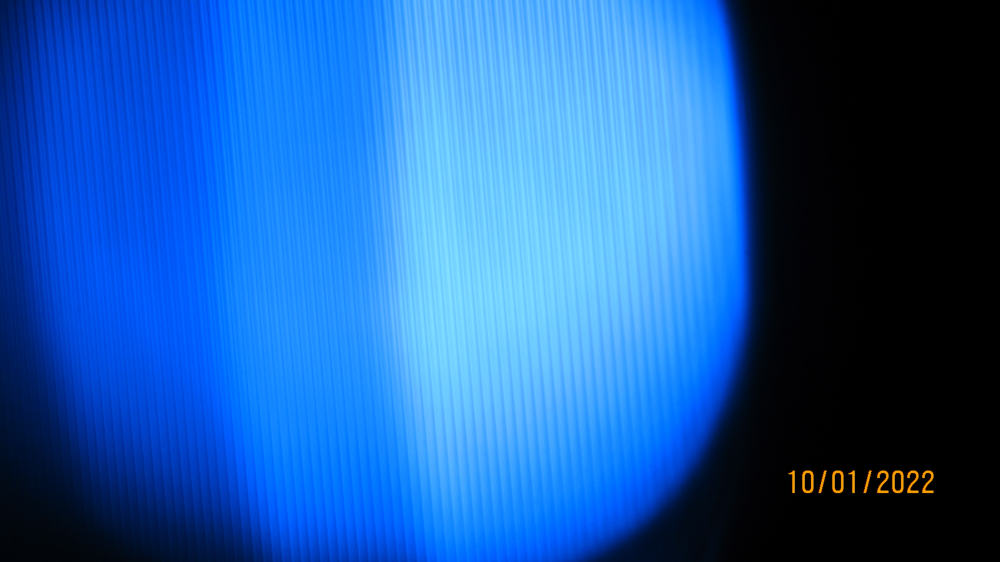
#> input picture Zeemann Effekt/daten/Bilder2/blau mit magnet 0 (2).JPG, 4000 x 2248 px (shown at 1/4 size); its folder holds 4 pictures in this run
$ python Bildbearbeitung.py
#> lines starting #> are read from the running program, lines starting #| are printed output that depends on the picture
# -*- coding: utf-8 -*-
"""
Created on Wed Jan 19 17:59:50 2022

@author: janga
"""

from PIL import Image
import numpy as np
import matplotlib.pyplot as plt
import os
X=[0]

dateiname1='blau mit magnet 0 (2)'
dateiname2='blau mit magnet 90 (2)'
dateiname3='blau ohne magnet 0 (2)'
dateiname4='blau ohne magnet 90 (2)'
dateiname5='rot mit magnet 0 (2)'
dateiname6='rot mit magnet 90 (2)'
dateiname7='rot ohne magnet 0 (2)'
dateiname8='rot ohne magnet 90 (2)'

def listeneintrag(Nummer,Breite,Helligkeit,speichern):
    anfang='{$$'
    mitte='$$}&{$$'
    ende='$$}\\'
    ende2='\\'
    tuple1=anfang+ str(Nummer) + mitte + str(Breite) + mitte + str(Helligkeit) + ende +ende2
    datei2=open(speichern,'a') # öffne die datei im append modus ...
    datei2.write(str(tuple1))
    datei2.write("\n")#springe in die nächste zeile
    datei2.close() # schließe die datei

def linienvermessung(dateiname,helligkeit):
#> called with dateiname = 'blau mit magnet 0 (2)', helligkeit = 180
    anfang='{$$'
    mitte='$$}&{$$'
    ende='$$}\\'
    ende2='\\'
    durchschnitt='\diameter'
    pm='\pm'
    dateityp='.JPG'
    datei=dateiname+dateityp
    pfad1='daten/Bilder2/'
    pfad2='daten/bearbeitet/'
    suchpfad=pfad1+datei
    sl='/'
    pdf='.pdf'
    speicherpfad=pfad2 + dateiname
    speicherpfadII='content/grafiken'
    plot=sl+dateiname+pdf
    tex='/Daten.tex'
    if not os.path.exists(speicherpfad):
        os.makedirs(speicherpfad)
    if os.path.isfile(speicherpfad+tex)==True:
        os.remove(speicherpfad+tex)
    datei2=open(speicherpfad+tex,'a') # öffne die datei im append modus ...
    datei2.write("\\begin{table}[t]")
    datei2.write("\n")#springe in die nächste zeile
    datei2.write("\centering")
    datei2.write("\n")#springe in die nächste zeile
    datei2.write("\caption{Daten aus:"+dateiname+".}")
    datei2.write("\n")#springe in die nächste zeile
    datei2.write("\label{tab:"+dateiname+"}")
    datei2.write("\n")#springe in die nächste zeile
    datei2.write("\sisetup{table-format=1.2}")
    datei2.write("\n")#springe in die nächste zeile
    datei2.write("\\begin{tabular}{S[table-format=3.2] S S S [table-format=3.2]}")
    datei2.write("\n")#springe in die nächste zeile
    datei2.write("\\toprule")
    datei2.write("\n")#springe in die nächste zeile
    datei2.write("{Linie Nr.} & {Breite/[$\si[]{px}$]}&{Helligkeit}\\" + "\\")
    datei2.write("\n")#springe in die nächste zeile
    datei2.write("\midrule")
    datei2.write("\n")#springe in die nächste zeile

    datei2.close() # schließe die datei
    img = Image.open(suchpfad)
#> img is the input picture: PIL image 4000x2248 RGB; mean R, G, B 28.6, 91.6, 167.4
    width, height = img.size
#> width = 4000; height = 2248
    zugeschnitten=img.crop((0,height/2,width,height/2+1))
    imgGray = zugeschnitten.convert('L')
    imgGray.save((pfad2+dateiname+sl+dateiname+dateityp))
    pix=imgGray.load()

    datensatz=X*width
#> datensatz = 4000 values from 0 to 0
    z=0
    while z<width:
        datensatz[z]=pix[z,0]
        z=z+1
#> after the loop, datensatz = 4000 values, max 203 at index 1815, min 0 at index 3328, mean 97.66; z = 4000

    xwert=np.linspace(0,width,width)
#> xwert = 4000 values from 0 to 4000
    plt.plot(xwert,datensatz)
    plt.title('Helligkeitswerte der Pixel',)
    plt.xlabel('Pixelnummer')
    plt.ylabel('Helligkeit')
    plt.savefig((speicherpfadII+plot))
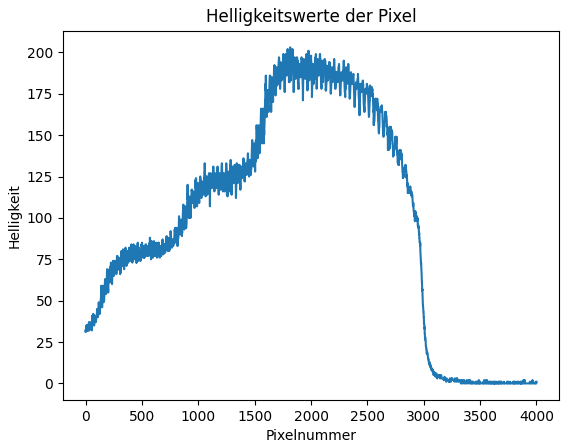
#> figure drawn by matplotlib, 1 panel; curve peaks at x = 1815.5, y = 203
    plt.show()


    a=0
    b=0
    c=0
    Breite=[]
    Helligkeit=[]

    wert=0
    while a < width:
        if pix[a,0]>helligkeit:
            d=a
            while pix[d,0]>helligkeit:
                b=b+1
                d=d+1
                wert=wert+pix[d,0]
            if b >10:
                listeneintrag(c,b,round(wert/b,2),speicherpfad+tex)
                Breite.append(b)
                Helligkeit.append(wert/b)
                c=c+1
            b=0
            a=d
            wert=0
        a=a+1
#> after the loop, Breite = [11, 24, 38, 79, 39, 37, 37, 37, 37, 37, 36, 38, 33, 33, 34, 30, 30, 15]; Helligkeit = [189.4, 187.7, 189.6, 191.8, 189.2, 189.2, 190.1, 189.8, 189.6, 190.4, 189.2, 188, 187.7, 186.5, 186.2, 185.4, 183.6, 182.8]; a = 4000; b = 0; c = 18; d = 2496; wert = 0
    mittelwertb=round(sum(Breite)/c,2)
#> mittelwertb = 34.72
    mittelwertfehlerb=round(np.std(Breite, ddof=1) / np.sqrt(np.size(Breite)),2)
#> mittelwertfehlerb = 3.21
    mittelwerth=round(sum(Helligkeit)/c,2)
#> mittelwerth = 188.1
    mittelwertfehlerh=round(np.std(Helligkeit, ddof=1) / np.sqrt(np.size(Helligkeit)),2)
#> mittelwertfehlerh = 0.57
    tuple1=anfang+ durchschnitt + mitte + str(mittelwertb) + pm +str(mittelwertfehlerb)+ mitte +str(mittelwerth) + pm +str(mittelwertfehlerh)+ ende +ende2
    datei2=open(speicherpfad+tex,'a')
    datei2.write("\\midrule")
    datei2.write("\n")#springe in die nächste zeile
    datei2.write(str(tuple1))
    datei2.write("\n")#springe in die nächste zeile
    datei2.write("\\bottomrule")
    datei2.write("\n")#springe in die nächste zeile
    datei2.write("\\end{tabular}")
    datei2.write("\n")#springe in die nächste zeile
    datei2.write("\\end{table}")
    datei2.write("\n")#springe in die nächste zeile


linienvermessung(dateiname1,180)
linienvermessung(dateiname2,175)
#> call 2 of linienvermessung, with dateiname = 'blau mit magnet 90 (2)', helligkeit = 175
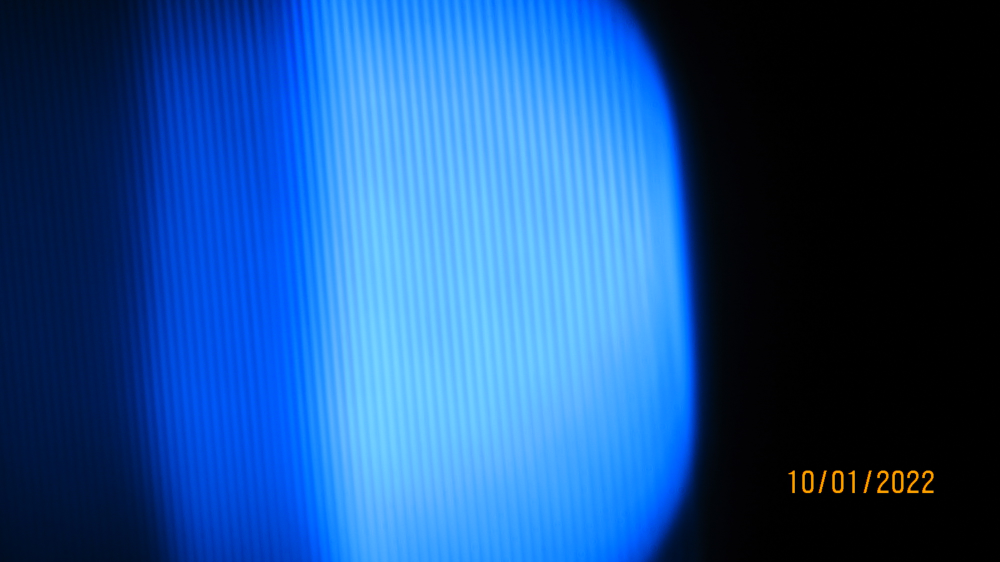
#> input picture Zeemann Effekt/daten/Bilder2/blau mit magnet 90 (2).JPG, 4000 x 2248 px (shown at 1/4 size)
#> in linienvermessung, img is the input picture: PIL image 4000x2248 RGB; mean R, G, B 27, 77.7, 140.3
#> after the loop in linienvermessung (call 2), `while z<width:`: datensatz = 4000 values, max 187 at index 1557, min 0 at index 3095, mean 79.45; z = 4000
#> in linienvermessung (call 2), `plt.savefig((speicherpfadII+plot))`:
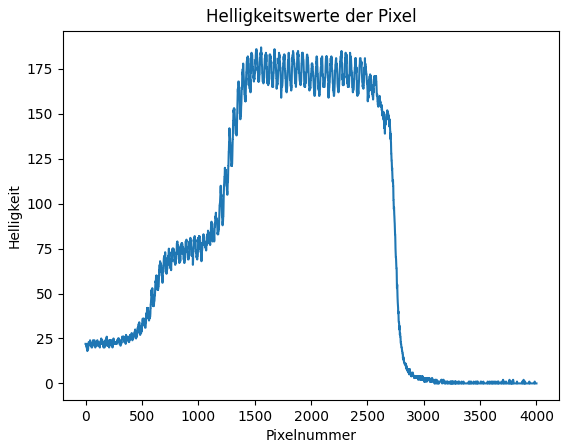
#> figure drawn by matplotlib, 1 panel; curve peaks at x = 1557.4, y = 187
#> after the loop in linienvermessung (call 2), `while a < width:`: Breite = [15, 17, 22, 22, 19, 20, 19, 16, 15, 15, 22, 19, 21, 17, 15, 17, 15, 14, 20, 19, 15, 19]; Helligkeit = [179.7, 179.8, 182.1, 181.4, 181, 180.3, 180, 180.1, 180.3, 179.8, 180.6, 181.2, 180.9, 180.4, 178.6, 179.9, 178.9, 178.3, 180.2, 180.6, 179.3, 178.7]; a = 4000; b = 0; c = 22; d = 2486; wert = 0
#> in linienvermessung (call 2), `mittelwertb=round(sum(Breite)/c,2)`: mittelwertb = 17.86
#> in linienvermessung (call 2), `mittelwertfehlerb=round(np.std(Breite, ddof=1) / np.sqrt(np.size(Breit..`: mittelwertfehlerb = 0.56
#> in linienvermessung (call 2), `mittelwerth=round(sum(Helligkeit)/c,2)`: mittelwerth = 180.1
#> in linienvermessung (call 2), `mittelwertfehlerh=round(np.std(Helligkeit, ddof=1) / np.sqrt(np.size(H..`: mittelwertfehlerh = 0.2
linienvermessung(dateiname3,150)
#> call 3 of linienvermessung, with dateiname = 'blau ohne magnet 0 (2)', helligkeit = 150
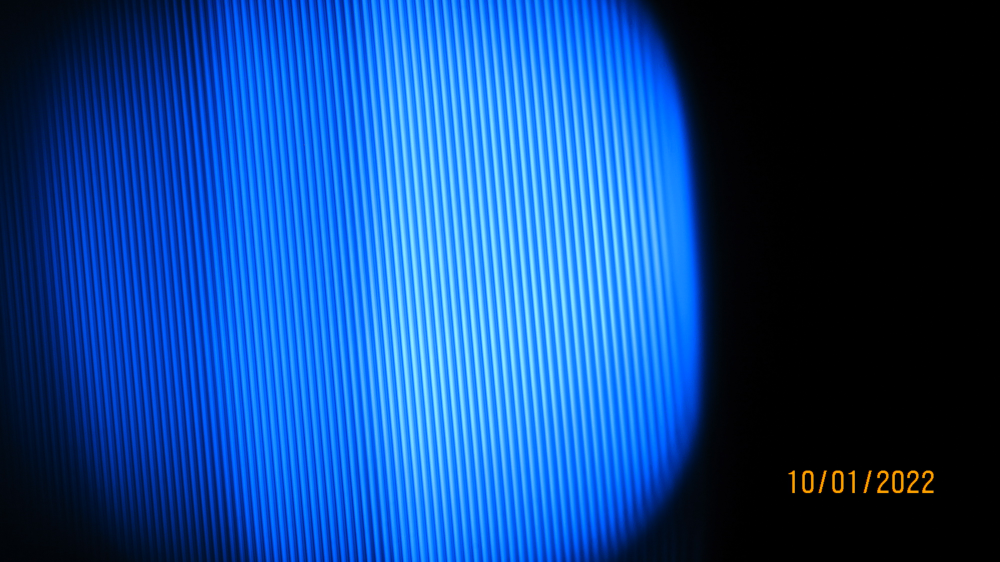
#> input picture Zeemann Effekt/daten/Bilder2/blau ohne magnet 0 (2).JPG, 4000 x 2248 px (shown at 1/4 size)
#> in linienvermessung, img is the input picture: PIL image 4000x2248 RGB; mean R, G, B 16.1, 69.8, 141.7
#> after the loop in linienvermessung (call 3), `while z<width:`: datensatz = 4000 values, max 215 at index 2096, min 0 at index 3015, mean 74.95; z = 4000
#> in linienvermessung (call 3), `plt.savefig((speicherpfadII+plot))`:
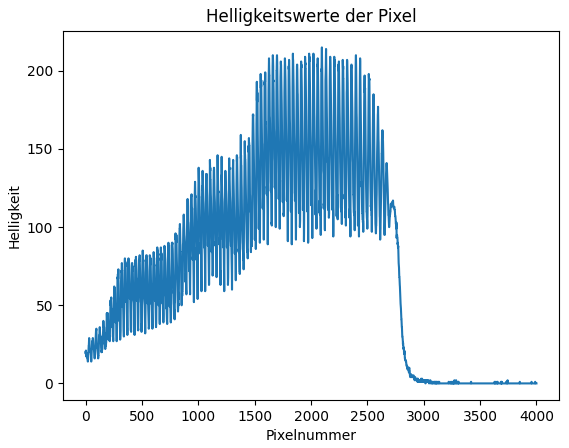
#> figure drawn by matplotlib, 1 panel; curve peaks at x = 2096.5, y = 215
linienvermessung(dateiname4,150)
#> call 4 of linienvermessung, with dateiname = 'blau ohne magnet 90 (2)', helligkeit = 150
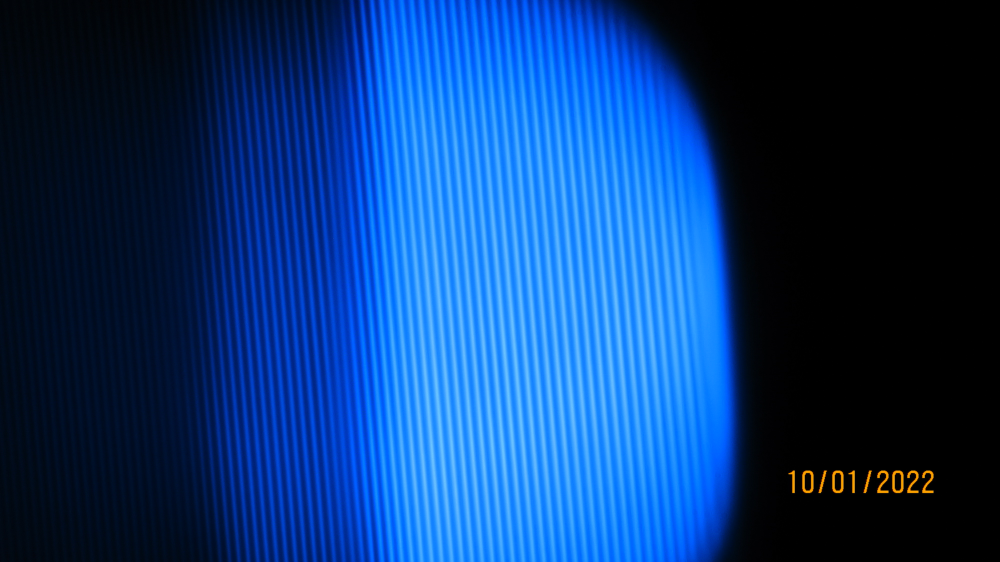
#> input picture Zeemann Effekt/daten/Bilder2/blau ohne magnet 90 (2).JPG, 4000 x 2248 px (shown at 1/4 size)
#> in linienvermessung, img is the input picture: PIL image 4000x2248 RGB; mean R, G, B 11.7, 56.2, 116.6
#> in linienvermessung (call 4), `plt.savefig((speicherpfadII+plot))`:
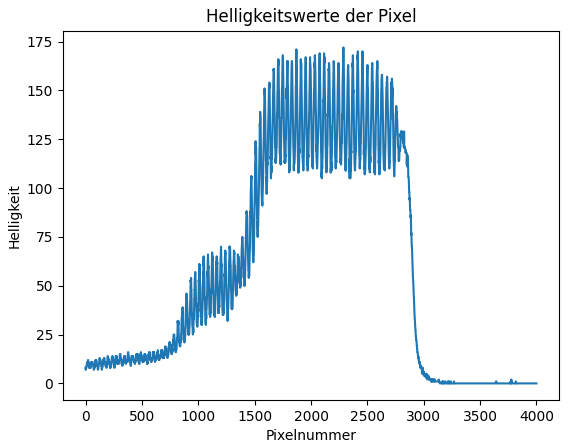
#> figure drawn by matplotlib, 1 panel; curve peaks at x = 2287.6, y = 172
#> (the run stopped early here; a loop or call above may not have finished)
